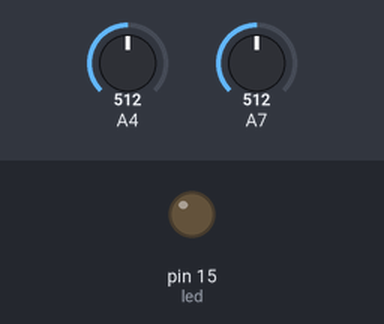
This sketch was run on a simulated Arduino Mega 2560, built with avr-gcc and run on an emulated ATmega2560. On the bench: output pins drawn as LEDs (lit = HIGH). Inputs (shaded band) come from the test bench; at power-on: A4 = 512, A7 = 512. What the sketch prints to the serial monitor is not drawn. At 36.1 s the program stops and its outputs stay as they are.

Above: at 2.5 s.
At 5.5 s:
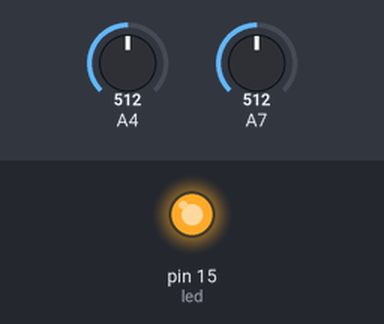
Timing chart, 0 to 7.8 s (numbered marks = the images above):
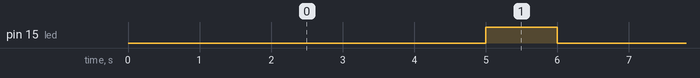

The sketch:

calibragem_ver1.ino
```cpp
#define out1 36
#define out2 39
#define led 15

int medB, maxB, minB, valB1, valB2, valB3;
int medP, maxP, minP, valP1, valP2, valP3;
int leitura1, leitura2;

void setup() {
  pinMode(out1, INPUT);
  pinMode(out2, INPUT);
  pinMode(15, OUTPUT);
  Serial.begin(9600);
}

void loop() {
  //--- PRETO 1 ---
  digitalWrite(led,LOW);
  delay(4000);
  leitura1 = analogRead(out1);
  leitura2 = analogRead(out2);
  delay(1000);
  digitalWrite(led,HIGH);
  valP1 = (leitura1 + leitura2) / 2;
  delay(1000);

  //--- BRANCO 1 ---
  digitalWrite(led,LOW);
  delay(4000);
  leitura1 = analogRead(out1);
  leitura2 = analogRead(out2);
  delay(1000);
  digitalWrite(led,HIGH);
  valB1 = (leitura1 + leitura2) / 2;
  delay(1000);

  //--- PRETO 2 ---
  digitalWrite(led,LOW);
  delay(4000);
  leitura1 = analogRead(out1);
  leitura2 = analogRead(out2);
  delay(1000);
  digitalWrite(led,HIGH);
  valP2 = (leitura1 + leitura2) / 2;
  delay(1000);

  //--- BRANCO 2 ---
  digitalWrite(led,LOW);
  delay(4000);
  leitura1 = analogRead(out1);
  leitura2 = analogRead(out2);
  delay(1000);
  digitalWrite(led,HIGH);
  valB2 = (leitura1 + leitura2) / 2;
  delay(1000);

  //--- PRETO 3 ---
  digitalWrite(led,LOW);
  delay(4000);
  leitura1 = analogRead(out1);
  leitura2 = analogRead(out2);
  delay(1000);
  digitalWrite(led,HIGH);
  valP3 = (leitura1 + leitura2) / 2;
  delay(1000);

  //--- BRANCO 3 ---
  digitalWrite(led,LOW);
  delay(4000);
  leitura1 = analogRead(out1);
  leitura2 = analogRead(out2);
  delay(1000);
  digitalWrite(led,HIGH);
  valB3 = (leitura1 + leitura2) / 2;
  delay(1000);

  //--- CALCULA MÉDIAS ---
  medP = (valP1 + valP2 + valP3) / 3;
  maxP = medP + 20;
  minP = medP - 20;

  medB = (valB1 + valB2 + valB3) / 3;
  maxB = medB + 20;
  minB = medB - 20;

  //--- MOSTRA RESULTADOS ---
  Serial.println("==== Calibragem ====");

  Serial.print("Branco -> Media: ");
  Serial.print(medB);
  Serial.print(" | Max: ");
  Serial.print(maxB);
  Serial.print(" | Min: ");
  Serial.println(minB);

  Serial.print("Preto -> Media: ");
  Serial.print(medP);
  Serial.print(" | Max: ");
  Serial.print(maxP);
  Serial.print(" | Min: ");
  Serial.println(minP);

  while (true);
}
```

Measured:
- by itself, pin 15 (led): alternates HIGH for 1.0 s and LOW for 5.0 s
